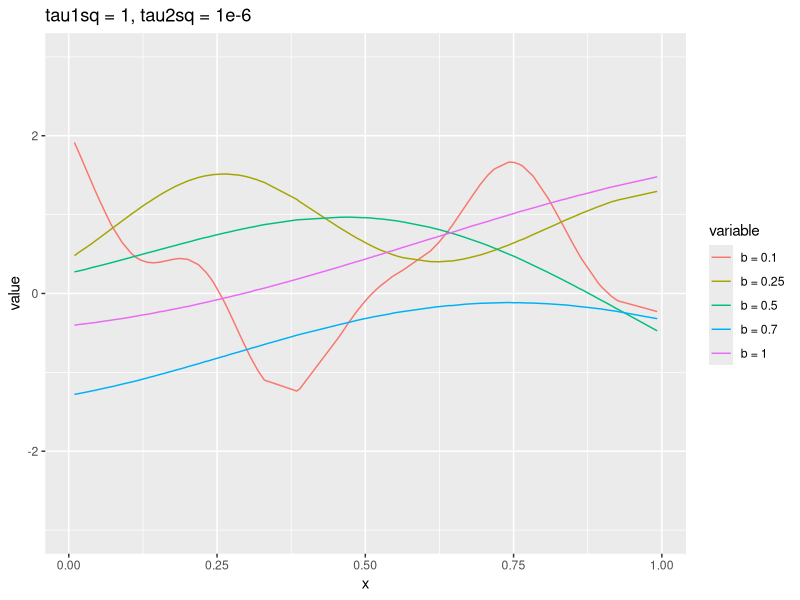
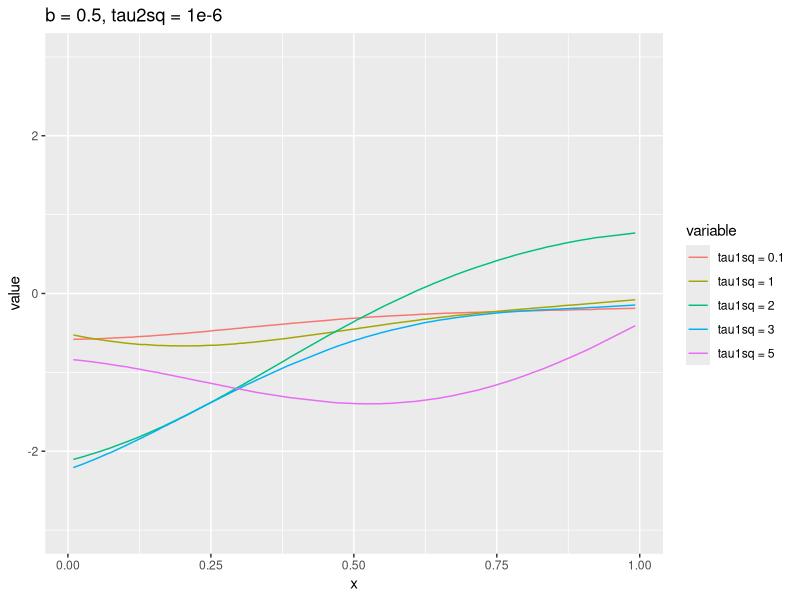
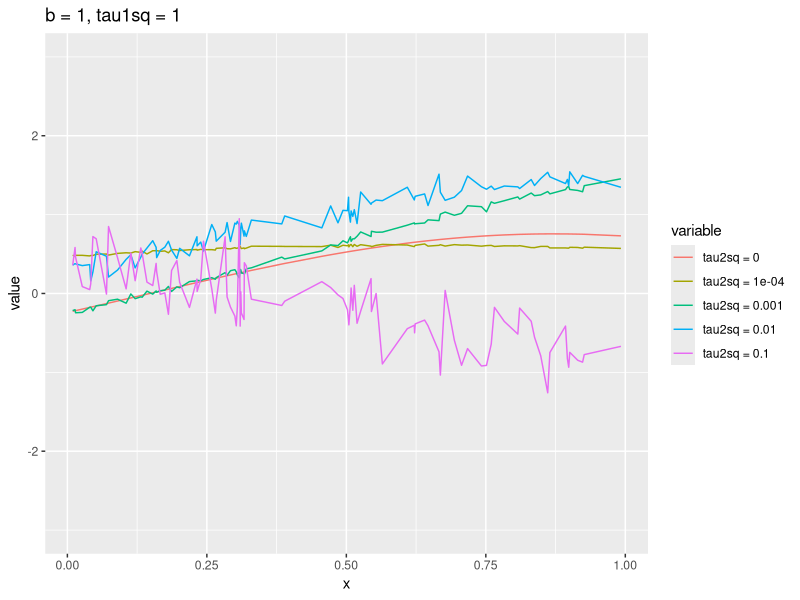
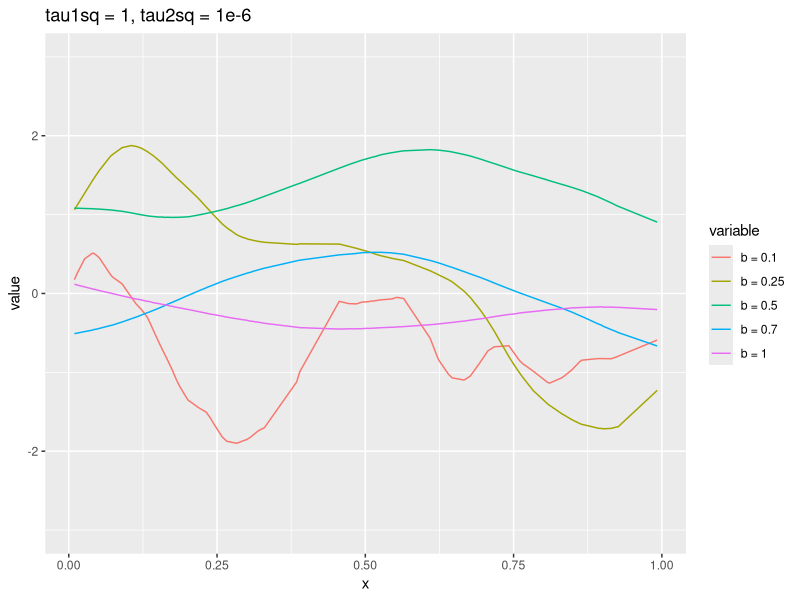
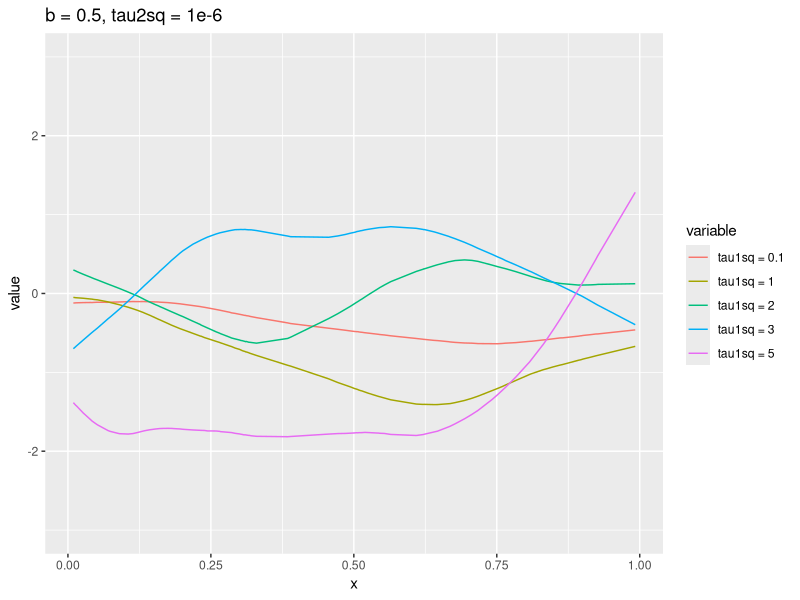
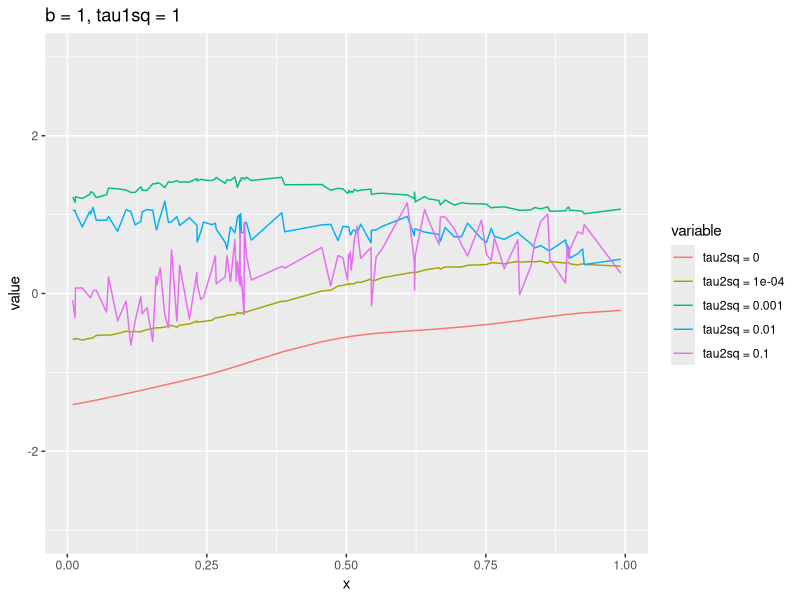
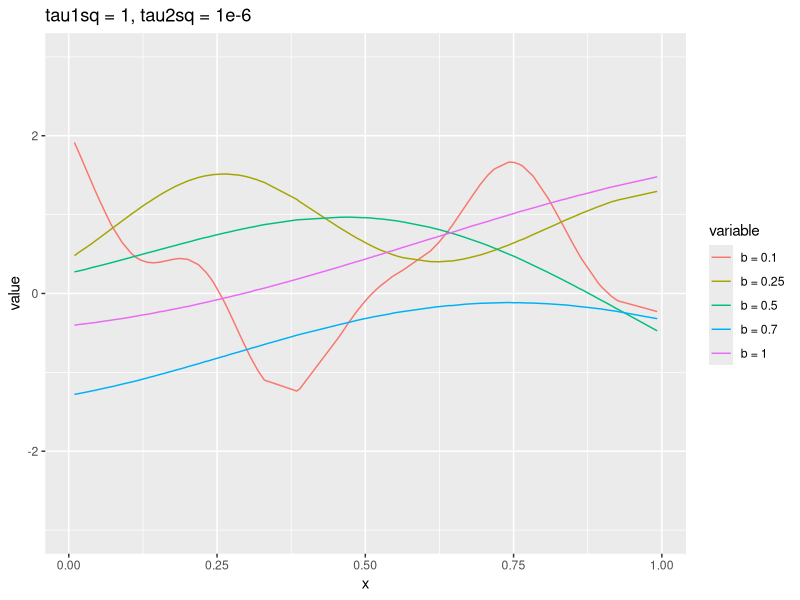
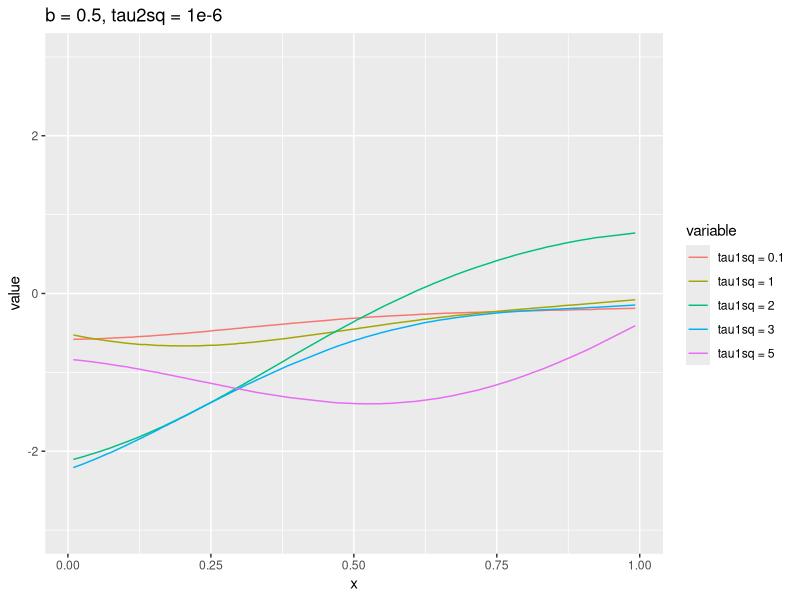

Source code (R) for these figures, in order:
## library
library(mvtnorm)
library(reshape2)
library(ggplot2)

## Function of Squared exponential covariance function
Exp2Sigma <- function(x, b, tau1sq, tau2sq){
  eucDist = as.matrix(dist(x,diag=T,upper=T))
  kron.delta = diag(nrow=length(x))
  tau1sq*exp(-.5*(eucDist/b)^2) + tau2sq*kron.delta
}

## Function of Matern covariance function with par 5/2
M52Sigma <- function(x, b, tau1sq, tau2sq){
  eucDist = as.matrix(dist(x,diag=T,upper=T))
  kron.delta = diag(nrow=length(x))
  tau1sq*(1 + sqrt(5)*eucDist/b + 5*eucDist^2/3/b^2)*exp(-sqrt(5)*eucDist/b) + tau2sq*kron.delta
}

## Function of Gaussian Process
## with mean 0 and squared exponential covariance function
GP <- function(x, b, tau1sq, tau2sq, covf = "Exp2Sigma"){
  if (covf == "Exp2Sigma"){
    Sigma <- Exp2Sigma(x, b, tau1sq, tau2sq)
  }else if (covf == "M52Sigma"){
    Sigma <- M52Sigma(x, b, tau1sq, tau2sq)
  }
  mean <- rep(0, length(x))
  rmvnorm(1, mean, Sigma)
}

## Simulate GP with different b, tau1sq, tau2sq, Exp2Sigma
set.seed(1234)
x <- runif(100)
tau2sq <- 1e-6
tau1sq <- 1
b_seq <- c(0.1, 0.25, 0.5, 0.7, 1)
y <- matrix(NA, ncol = 5, nrow = 100)
for (i in 1:5){
  y[ ,i] <- GP(x, b_seq[i], tau1sq, tau2sq)
}
df <- cbind(x,y)
df <- as.data.frame(df)
df <- melt(df, id = "x")
ggplot(df,            
       aes(x = x,
           y = value,
           color = variable)) +  
  geom_line() +
  scale_color_hue(labels = paste0(rep("b = ", 5),b_seq)) +
  ggtitle("tau1sq = 1, tau2sq = 1e-6") +
  ylim(-3,3)
ggsave("figures/GP_bseq.png", width = 8, height = 6)

tau2sq <- 1e-6
b <- 0.5
tau1sq_seq <- c(0.1, 1, 2, 3, 5)
y <- matrix(NA, ncol = 5, nrow = 100)
for (i in 1:5){
  y[ ,i] <- GP(x, b, tau1sq_seq[i], tau2sq)
}
df <- cbind(x,y)
df <- as.data.frame(df)
df <- melt(df, id = "x")
ggplot(df,            
       aes(x = x,
           y = value,
           color = variable)) +  
  geom_line() +
  scale_color_hue(labels = paste0(rep("tau1sq = ", 5),tau1sq_seq)) +
  ggtitle("b = 0.5, tau2sq = 1e-6") +
  ylim(-3,3)
ggsave("figures/GP_tau1sq_seq.png", width = 8, height = 6)


tau1sq <- 1
b <- 1
tau2sq_seq <- c(0, 0.0001, 0.001, 0.01, 0.1)
y <- matrix(NA, ncol = 5, nrow = 100)
for (i in 1:5){
  y[ ,i] <- GP(x, b, tau1sq, tau2sq_seq[i])
}
df <- cbind(x,y)
df <- as.data.frame(df)
df <- melt(df, id = "x")
ggplot(df,            
       aes(x = x,
           y = value,
           color = variable)) +  
  geom_line() +
  scale_color_hue(labels = paste0(rep("tau2sq = ", 5),tau2sq_seq)) +
  ggtitle("b = 1, tau1sq = 1") +
  ylim(-3,3)
ggsave("figures/GP_tau2sq_seq.png", width = 8, height = 6)


## Simulate GP with different b, tau1sq, tau2sq, M52Sigma
set.seed(1234)
tau2sq <- 1e-6
tau1sq <- 1
b_seq <- c(0.1, 0.25, 0.5, 0.7, 1)
y <- matrix(NA, ncol = 5, nrow = 100)
for (i in 1:5){
  y[ ,i] <- GP(x, b_seq[i], tau1sq, tau2sq, covf = "M52Sigma")
}
df <- cbind(x,y)
df <- as.data.frame(df)
df <- melt(df, id = "x")
ggplot(df,            
       aes(x = x,
           y = value,
           color = variable)) +  
  geom_line() +
  scale_color_hue(labels = paste0(rep("b = ", 5),b_seq)) +
  ggtitle("tau1sq = 1, tau2sq = 1e-6") +
  ylim(-3,3)
ggsave("figures/GP_bseq_M52.png", width = 8, height = 6)

tau2sq <- 1e-6
b <- 0.5
tau1sq_seq <- c(0.1, 1, 2, 3, 5)
y <- matrix(NA, ncol = 5, nrow = 100)
for (i in 1:5){
  y[ ,i] <- GP(x, b, tau1sq_seq[i], tau2sq, covf = "M52Sigma")
}
df <- cbind(x,y)
df <- as.data.frame(df)
df <- melt(df, id = "x")
ggplot(df,            
       aes(x = x,
           y = value,
           color = variable)) +  
  geom_line() +
  scale_color_hue(labels = paste0(rep("tau1sq = ", 5),tau1sq_seq)) +
  ggtitle("b = 0.5, tau2sq = 1e-6") +
  ylim(-3,3)
ggsave("figures/GP_tau1sq_seq_M52.png", width = 8, height = 6)


tau1sq <- 1
b <- 1
tau2sq_seq <- c(0, 0.0001, 0.001, 0.01, 0.1)
y <- matrix(NA, ncol = 5, nrow = 100)
for (i in 1:5){
  y[ ,i] <- GP(x, b, tau1sq, tau2sq_seq[i], covf = "M52Sigma")
}
df <- cbind(x,y)
df <- as.data.frame(df)
df <- melt(df, id = "x")
ggplot(df,            
       aes(x = x,
           y = value,
           color = variable)) +  
  geom_line() +
  scale_color_hue(labels = paste0(rep("tau2sq = ", 5),tau2sq_seq)) +
  ggtitle("b = 1, tau1sq = 1") +
  ylim(-3,3)
ggsave("figures/GP_tau2sq_seq_M52.png", width = 8, height = 6)






